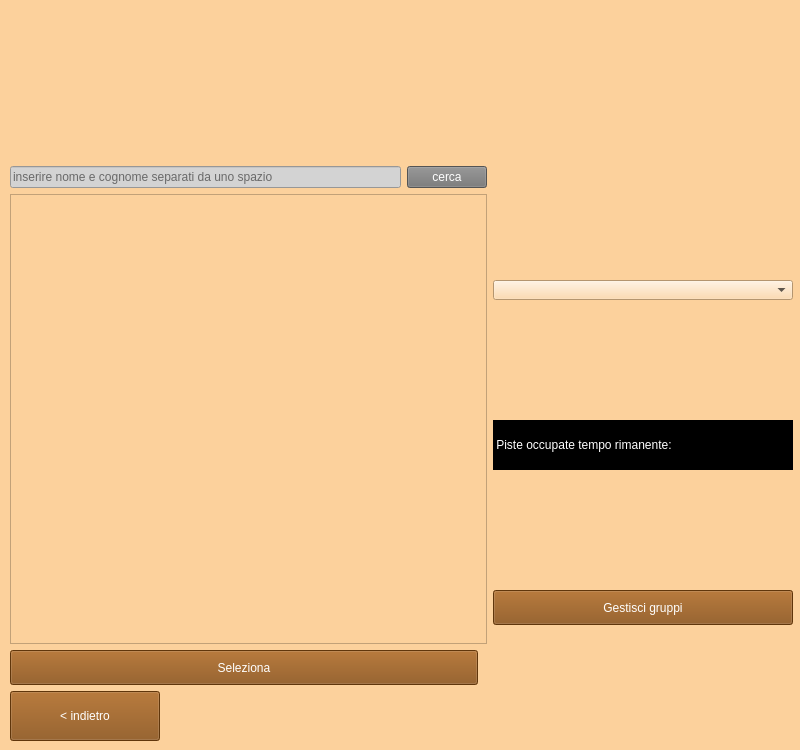
<?xml version="1.0" encoding="UTF-8"?>
<ui version="4.0">
 <class>Form</class>
 <widget class="QWidget" name="Form">
  <property name="geometry">
   <rect>
    <x>0</x>
    <y>0</y>
    <width>800</width>
    <height>750</height>
   </rect>
  </property>
  <property name="minimumSize">
   <size>
    <width>800</width>
    <height>750</height>
   </size>
  </property>
  <property name="maximumSize">
   <size>
    <width>800</width>
    <height>750</height>
   </size>
  </property>
  <property name="windowTitle">
   <string>Cassiere-gestione partite</string>
  </property>
  <property name="styleSheet">
   <string notr="true">background-color: #FCD19C</string>
  </property>
  <widget class="QWidget" name="verticalLayoutWidget">
   <property name="geometry">
    <rect>
     <x>10</x>
     <y>10</y>
     <width>783</width>
     <height>731</height>
    </rect>
   </property>
   <layout class="QVBoxLayout" name="verticalLayout_3">
    <item>
     <layout class="QHBoxLayout" name="horizontalLayout_6">
      <item>
       <widget class="QLabel" name="label">
        <property name="minimumSize">
         <size>
          <width>150</width>
          <height>150</height>
         </size>
        </property>
        <property name="maximumSize">
         <size>
          <width>150</width>
          <height>150</height>
         </size>
        </property>
        <property name="text">
         <string/>
        </property>
        <property name="pixmap">
         <pixmap>../../Logo_bowling.png</pixmap>
        </property>
        <property name="scaledContents">
         <bool>true</bool>
        </property>
       </widget>
      </item>
     </layout>
    </item>
    <item>
     <layout class="QHBoxLayout" name="horizontalLayout">
      <item>
       <layout class="QVBoxLayout" name="verticalLayout">
        <item>
         <layout class="QHBoxLayout" name="horizontalLayout_3">
          <item>
           <widget class="QLineEdit" name="ricercaText">
            <property name="enabled">
             <bool>true</bool>
            </property>
            <property name="styleSheet">
             <string notr="true">background: lightgrey</string>
            </property>
            <property name="inputMask">
             <string/>
            </property>
            <property name="text">
             <string/>
            </property>
            <property name="frame">
             <bool>true</bool>
            </property>
            <property name="placeholderText">
             <string>inserire nome e cognome separati da uno spazio</string>
            </property>
           </widget>
          </item>
          <item>
           <widget class="QPushButton" name="cercaButton">
            <property name="styleSheet">
             <string notr="true">color: white;  background-color: #757575</string>
            </property>
            <property name="text">
             <string>cerca</string>
            </property>
           </widget>
          </item>
         </layout>
        </item>
        <item>
         <widget class="QListWidget" name="clientiList"/>
        </item>
        <item>
         <widget class="QPushButton" name="selezionaButton">
          <property name="minimumSize">
           <size>
            <width>468</width>
            <height>35</height>
           </size>
          </property>
          <property name="maximumSize">
           <size>
            <width>468</width>
            <height>35</height>
           </size>
          </property>
          <property name="palette">
           <palette>
            <active>
             <colorrole role="WindowText">
              <brush brushstyle="SolidPattern">
               <color alpha="255">
                <red>255</red>
                <green>255</green>
                <blue>255</blue>
               </color>
              </brush>
             </colorrole>
             <colorrole role="Button">
              <brush brushstyle="SolidPattern">
               <color alpha="255">
                <red>135</red>
                <green>75</green>
                <blue>15</blue>
               </color>
              </brush>
             </colorrole>
             <colorrole role="Text">
              <brush brushstyle="SolidPattern">
               <color alpha="255">
                <red>255</red>
                <green>255</green>
                <blue>255</blue>
               </color>
              </brush>
             </colorrole>
             <colorrole role="ButtonText">
              <brush brushstyle="SolidPattern">
               <color alpha="255">
                <red>255</red>
                <green>255</green>
                <blue>255</blue>
               </color>
              </brush>
             </colorrole>
             <colorrole role="Base">
              <brush brushstyle="SolidPattern">
               <color alpha="255">
                <red>135</red>
                <green>75</green>
                <blue>15</blue>
               </color>
              </brush>
             </colorrole>
             <colorrole role="Window">
              <brush brushstyle="SolidPattern">
               <color alpha="255">
                <red>135</red>
                <green>75</green>
                <blue>15</blue>
               </color>
              </brush>
             </colorrole>
            </active>
            <inactive>
             <colorrole role="WindowText">
              <brush brushstyle="SolidPattern">
               <color alpha="255">
                <red>255</red>
                <green>255</green>
                <blue>255</blue>
               </color>
              </brush>
             </colorrole>
             <colorrole role="Button">
              <brush brushstyle="SolidPattern">
               <color alpha="255">
                <red>135</red>
                <green>75</green>
                <blue>15</blue>
               </color>
              </brush>
             </colorrole>
             <colorrole role="Text">
              <brush brushstyle="SolidPattern">
               <color alpha="255">
                <red>255</red>
                <green>255</green>
                <blue>255</blue>
               </color>
              </brush>
             </colorrole>
             <colorrole role="ButtonText">
              <brush brushstyle="SolidPattern">
               <color alpha="255">
                <red>255</red>
                <green>255</green>
                <blue>255</blue>
               </color>
              </brush>
             </colorrole>
             <colorrole role="Base">
              <brush brushstyle="SolidPattern">
               <color alpha="255">
                <red>135</red>
                <green>75</green>
                <blue>15</blue>
               </color>
              </brush>
             </colorrole>
             <colorrole role="Window">
              <brush brushstyle="SolidPattern">
               <color alpha="255">
                <red>135</red>
                <green>75</green>
                <blue>15</blue>
               </color>
              </brush>
             </colorrole>
            </inactive>
            <disabled>
             <colorrole role="WindowText">
              <brush brushstyle="SolidPattern">
               <color alpha="255">
                <red>255</red>
                <green>255</green>
                <blue>255</blue>
               </color>
              </brush>
             </colorrole>
             <colorrole role="Button">
              <brush brushstyle="SolidPattern">
               <color alpha="255">
                <red>135</red>
                <green>75</green>
                <blue>15</blue>
               </color>
              </brush>
             </colorrole>
             <colorrole role="Text">
              <brush brushstyle="SolidPattern">
               <color alpha="255">
                <red>255</red>
                <green>255</green>
                <blue>255</blue>
               </color>
              </brush>
             </colorrole>
             <colorrole role="ButtonText">
              <brush brushstyle="SolidPattern">
               <color alpha="255">
                <red>255</red>
                <green>255</green>
                <blue>255</blue>
               </color>
              </brush>
             </colorrole>
             <colorrole role="Base">
              <brush brushstyle="SolidPattern">
               <color alpha="255">
                <red>135</red>
                <green>75</green>
                <blue>15</blue>
               </color>
              </brush>
             </colorrole>
             <colorrole role="Window">
              <brush brushstyle="SolidPattern">
               <color alpha="255">
                <red>135</red>
                <green>75</green>
                <blue>15</blue>
               </color>
              </brush>
             </colorrole>
            </disabled>
           </palette>
          </property>
          <property name="styleSheet">
           <string notr="true">color: rgb(255, 255, 255);
background-color: rgb(135, 75, 15);</string>
          </property>
          <property name="text">
           <string>Seleziona</string>
          </property>
         </widget>
        </item>
        <item>
         <widget class="QPushButton" name="indietroButton">
          <property name="minimumSize">
           <size>
            <width>150</width>
            <height>50</height>
           </size>
          </property>
          <property name="maximumSize">
           <size>
            <width>150</width>
            <height>50</height>
           </size>
          </property>
          <property name="styleSheet">
           <string notr="true">color: white;  background-color: #874B0F</string>
          </property>
          <property name="text">
           <string>&lt; indietro</string>
          </property>
         </widget>
        </item>
       </layout>
      </item>
      <item>
       <layout class="QVBoxLayout" name="verticalLayout_2" stretch="0,0,0">
        <property name="sizeConstraint">
         <enum>QLayout::SetFixedSize</enum>
        </property>
        <item>
         <widget class="QComboBox" name="pisteList">
          <property name="minimumSize">
           <size>
            <width>300</width>
            <height>20</height>
           </size>
          </property>
          <property name="maximumSize">
           <size>
            <width>300</width>
            <height>20</height>
           </size>
          </property>
          <property name="sizeIncrement">
           <size>
            <width>300</width>
            <height>20</height>
           </size>
          </property>
          <property name="currentText">
           <string notr="true"/>
          </property>
          <item>
           <property name="text">
            <string/>
           </property>
          </item>
         </widget>
        </item>
        <item>
         <widget class="QLabel" name="messaggioTempo">
          <property name="minimumSize">
           <size>
            <width>300</width>
            <height>50</height>
           </size>
          </property>
          <property name="maximumSize">
           <size>
            <width>300</width>
            <height>50</height>
           </size>
          </property>
          <property name="styleSheet">
           <string notr="true">color: white;  background-color: #000000</string>
          </property>
          <property name="text">
           <string> Piste occupate tempo rimanente: </string>
          </property>
         </widget>
        </item>
        <item>
         <widget class="QPushButton" name="gestioneGruppi">
          <property name="minimumSize">
           <size>
            <width>300</width>
            <height>35</height>
           </size>
          </property>
          <property name="maximumSize">
           <size>
            <width>300</width>
            <height>35</height>
           </size>
          </property>
          <property name="palette">
           <palette>
            <active>
             <colorrole role="WindowText">
              <brush brushstyle="SolidPattern">
               <color alpha="255">
                <red>255</red>
                <green>255</green>
                <blue>255</blue>
               </color>
              </brush>
             </colorrole>
             <colorrole role="Button">
              <brush brushstyle="SolidPattern">
               <color alpha="255">
                <red>135</red>
                <green>75</green>
                <blue>15</blue>
               </color>
              </brush>
             </colorrole>
             <colorrole role="Text">
              <brush brushstyle="SolidPattern">
               <color alpha="255">
                <red>255</red>
                <green>255</green>
                <blue>255</blue>
               </color>
              </brush>
             </colorrole>
             <colorrole role="ButtonText">
              <brush brushstyle="SolidPattern">
               <color alpha="255">
                <red>255</red>
                <green>255</green>
                <blue>255</blue>
               </color>
              </brush>
             </colorrole>
             <colorrole role="Base">
              <brush brushstyle="SolidPattern">
               <color alpha="255">
                <red>135</red>
                <green>75</green>
                <blue>15</blue>
               </color>
              </brush>
             </colorrole>
             <colorrole role="Window">
              <brush brushstyle="SolidPattern">
               <color alpha="255">
                <red>135</red>
                <green>75</green>
                <blue>15</blue>
               </color>
              </brush>
             </colorrole>
            </active>
            <inactive>
             <colorrole role="WindowText">
              <brush brushstyle="SolidPattern">
               <color alpha="255">
                <red>255</red>
                <green>255</green>
                <blue>255</blue>
               </color>
              </brush>
             </colorrole>
             <colorrole role="Button">
              <brush brushstyle="SolidPattern">
               <color alpha="255">
                <red>135</red>
                <green>75</green>
                <blue>15</blue>
               </color>
              </brush>
             </colorrole>
             <colorrole role="Text">
              <brush brushstyle="SolidPattern">
               <color alpha="255">
                <red>255</red>
                <green>255</green>
                <blue>255</blue>
               </color>
              </brush>
             </colorrole>
             <colorrole role="ButtonText">
              <brush brushstyle="SolidPattern">
               <color alpha="255">
                <red>255</red>
                <green>255</green>
                <blue>255</blue>
               </color>
              </brush>
             </colorrole>
             <colorrole role="Base">
              <brush brushstyle="SolidPattern">
               <color alpha="255">
                <red>135</red>
                <green>75</green>
                <blue>15</blue>
               </color>
              </brush>
             </colorrole>
             <colorrole role="Window">
              <brush brushstyle="SolidPattern">
               <color alpha="255">
                <red>135</red>
                <green>75</green>
                <blue>15</blue>
               </color>
              </brush>
             </colorrole>
            </inactive>
            <disabled>
             <colorrole role="WindowText">
              <brush brushstyle="SolidPattern">
               <color alpha="255">
                <red>255</red>
                <green>255</green>
                <blue>255</blue>
               </color>
              </brush>
             </colorrole>
             <colorrole role="Button">
              <brush brushstyle="SolidPattern">
               <color alpha="255">
                <red>135</red>
                <green>75</green>
                <blue>15</blue>
               </color>
              </brush>
             </colorrole>
             <colorrole role="Text">
              <brush brushstyle="SolidPattern">
               <color alpha="255">
                <red>255</red>
                <green>255</green>
                <blue>255</blue>
               </color>
              </brush>
             </colorrole>
             <colorrole role="ButtonText">
              <brush brushstyle="SolidPattern">
               <color alpha="255">
                <red>255</red>
                <green>255</green>
                <blue>255</blue>
               </color>
              </brush>
             </colorrole>
             <colorrole role="Base">
              <brush brushstyle="SolidPattern">
               <color alpha="255">
                <red>135</red>
                <green>75</green>
                <blue>15</blue>
               </color>
              </brush>
             </colorrole>
             <colorrole role="Window">
              <brush brushstyle="SolidPattern">
               <color alpha="255">
                <red>135</red>
                <green>75</green>
                <blue>15</blue>
               </color>
              </brush>
             </colorrole>
            </disabled>
           </palette>
          </property>
          <property name="styleSheet">
           <string notr="true">color: rgb(255, 255, 255);
background-color: rgb(135, 75, 15);</string>
          </property>
          <property name="text">
           <string>Gestisci gruppi</string>
          </property>
         </widget>
        </item>
       </layout>
      </item>
     </layout>
    </item>
   </layout>
  </widget>
 </widget>
 <resources/>
 <connections/>
</ui>
